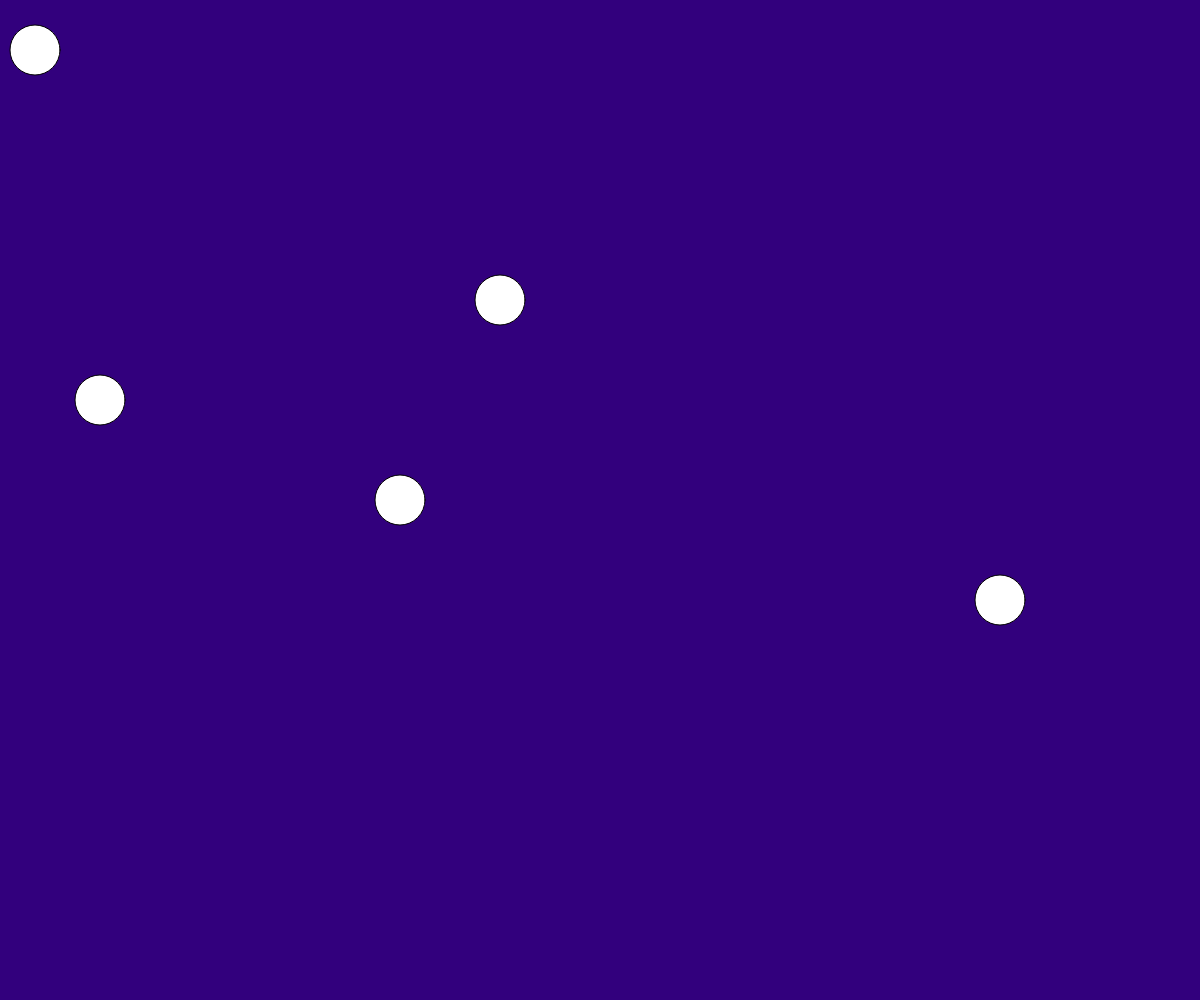
Frame 1 (no input)
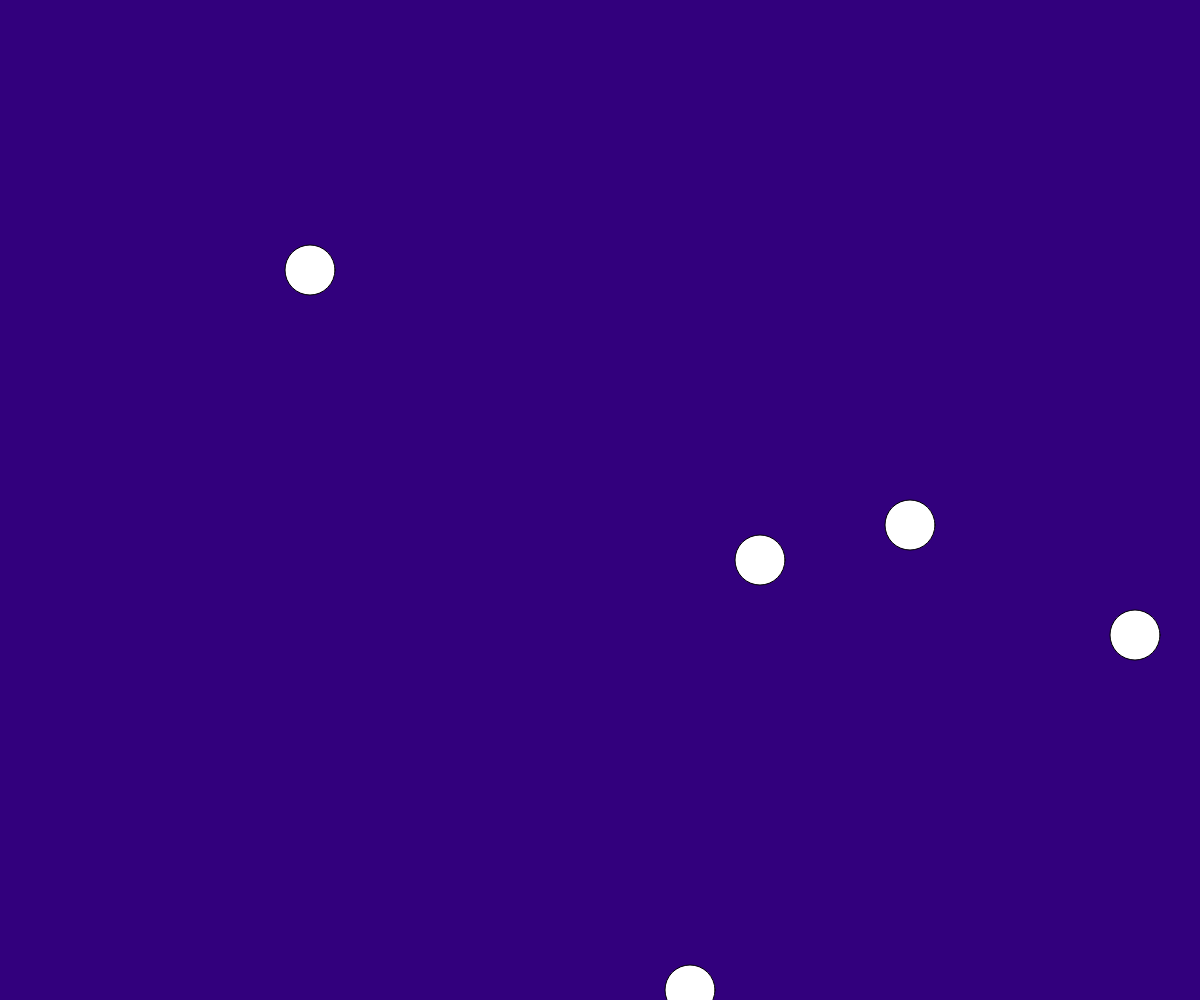
Frame 60 (no input)
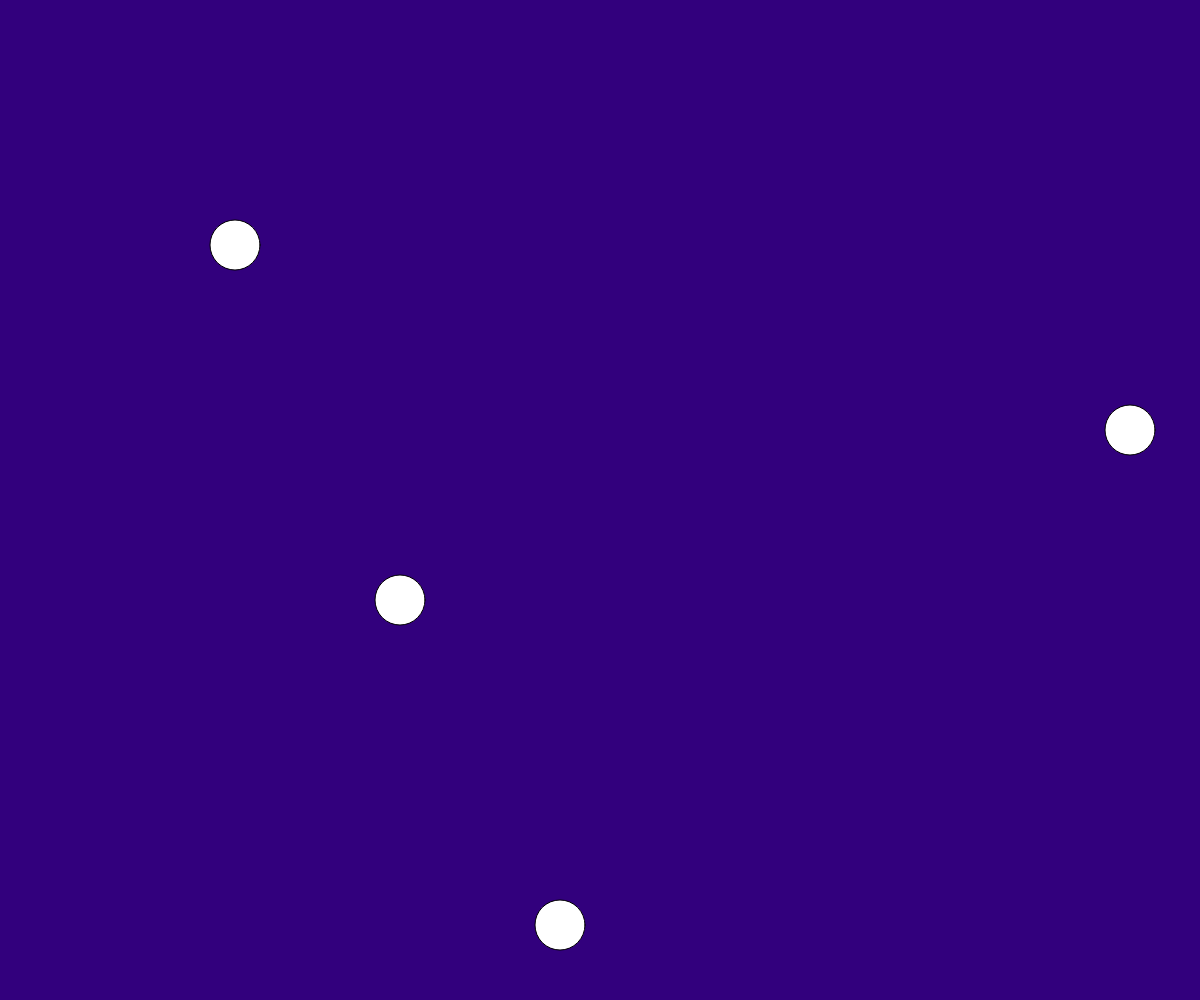
Frame 120 (the mouse pressed at the canvas centre since frame 60)

The p5.js sketch that drew these frames (run headless with seeded random() and noise() and a simulated clock; from frame 60 on, the mouse is pressed at the canvas centre):

// p5.js sketch
// ── sketch.js
let xposList =[100,500,1000,400,35];
let yposList =[400,300,600,500,50];
let yspeedList = [10,20,30,15,25];
let xspeedList = [10,20,30,15,25];

function setup() {
createCanvas(windowWidth,windowHeight);
}

function draw () {
background(50,0,125);

for(let i = 0; i < xposList. length ; i = i +1){
  circle(xposList[i],yposList[i],50);

  yposList[i] = yposList[i] + yspeedList[i];
  xposList[i] = xposList[i] + xspeedList[i];

  if(xposList[i]> width){
    xspeedList[i] = -xspeedList[i];
  }

  if(yposList[i]> height){
    yspeedList[i] = -yspeedList[i];
  }
  if(yposList[i] < 0){
    yspeedList[i]= - yspeedList[i];
  }
if (xposList[i] < 0){
  xspeedList[i]=  - xspeedList[i];
}

}
}
